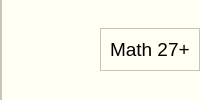
     <widget class="QFrame" name="top_widget">
      <property name="styleSheet">
       <string notr="true">background:rgb(255, 255, 243)</string>
      </property>
      <property name="frameShape">
       <enum>QFrame::NoFrame</enum>
      </property>
      <property name="frameShadow">
       <enum>QFrame::Raised</enum>
      </property>
      <layout class="QHBoxLayout" name="horizontalLayout">
       <property name="spacing">
        <number>0</number>
       </property>
       <property name="leftMargin">
        <number>0</number>
       </property>
       <property name="topMargin">
        <number>0</number>
       </property>
       <property name="rightMargin">
        <number>0</number>
       </property>
       <property name="bottomMargin">
        <number>0</number>
       </property>
       <item alignment="Qt::AlignLeft">
        <widget class="QFrame" name="frame_3">
         <property name="frameShape">
          <enum>QFrame::StyledPanel</enum>
         </property>
         <property name="frameShadow">
          <enum>QFrame::Raised</enum>
         </property>
         <layout class="QHBoxLayout" name="horizontalLayout_3">
          <property name="spacing">
           <number>3</number>
          </property>
          <property name="leftMargin">
           <number>0</number>
          </property>
          <property name="topMargin">
           <number>0</number>
          </property>
          <property name="rightMargin">
           <number>0</number>
          </property>
          <property name="bottomMargin">
           <number>0</number>
          </property>
         </layout>
        </widget>
       </item>
       <item alignment="Qt::AlignVCenter">
        <widget class="QFrame" name="frame_4">
         <property name="frameShape">
          <enum>QFrame::StyledPanel</enum>
         </property>
         <property name="frameShadow">
          <enum>QFrame::Raised</enum>
         </property>
         <layout class="QHBoxLayout" name="horizontalLayout_4">
          <item>
           <widget class="QLabel" name="text_label_name">
            <property name="font">
             <font>
              <pointsize>14</pointsize>
             </font>
            </property>
            <property name="text">
             <string>Math 27+</string>
            </property>
           </widget>
          </item>
         </layout>
        </widget>
       </item>
      </layout>
     </widget>
